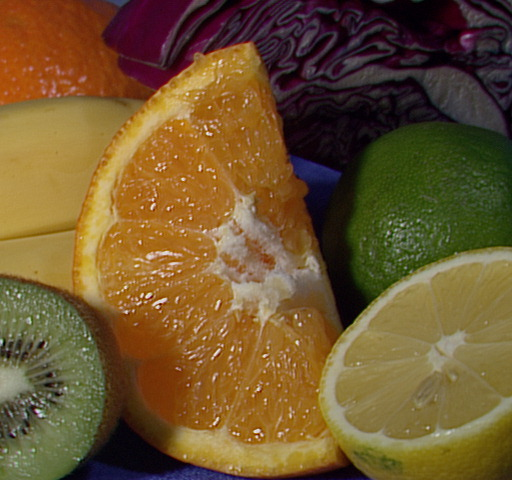
#> input picture curriculum/sample_data/fruits.jpg, 512 x 480 px
$ python 04_kmeans_segmentation.py
#> lines starting #> are read from the running program, lines starting #| are printed output that depends on the picture; after the words box and inside, x2 and y2 are one past the last pixel; in counts of white or black regions, pixels touching at a corner belong together
### curriculum/sample_data/download_samples.py
"""
Sample Data Downloader
======================
Downloads real sample images and videos for OpenCV tutorials.

Sources:
- OpenCV GitHub samples
- Public domain images

Usage:
    python download_samples.py           # Download all samples
    python download_samples.py --check   # Check which samples exist
"""

import os
import urllib.request
import sys

# Sample data directory
SAMPLE_DIR = os.path.dirname(os.path.abspath(__file__))

# Sample files to download from OpenCV GitHub
OPENCV_SAMPLES_BASE = "https://raw.githubusercontent.com/opencv/opencv/4.x/samples/data/"

SAMPLE_FILES = {
    # Basic images
    "lena.jpg": OPENCV_SAMPLES_BASE + "lena.jpg",
    "fruits.jpg": OPENCV_SAMPLES_BASE + "fruits.jpg",
    "baboon.jpg": OPENCV_SAMPLES_BASE + "baboon.jpg",
    "building.jpg": OPENCV_SAMPLES_BASE + "building.jpg",
    "starry_night.jpg": OPENCV_SAMPLES_BASE + "starry_night.jpg",
    "butterfly.jpg": OPENCV_SAMPLES_BASE + "butterfly.jpg",

    # Face detection
    "lena_face.jpg": OPENCV_SAMPLES_BASE + "lena.jpg",
    "messi5.jpg": OPENCV_SAMPLES_BASE + "messi5.jpg",

    # Feature matching
    "box.png": OPENCV_SAMPLES_BASE + "box.png",
    "box_in_scene.png": OPENCV_SAMPLES_BASE + "box_in_scene.png",
    "blox.jpg": OPENCV_SAMPLES_BASE + "blox.jpg",

    # Template matching
    "lena_tmpl.jpg": OPENCV_SAMPLES_BASE + "lena_tmpl.jpg",

    # Calibration
    "left01.jpg": OPENCV_SAMPLES_BASE + "left01.jpg",
    "left02.jpg": OPENCV_SAMPLES_BASE + "left02.jpg",
    "right01.jpg": OPENCV_SAMPLES_BASE + "right01.jpg",
    "right02.jpg": OPENCV_SAMPLES_BASE + "right02.jpg",
    "chessboard.png": OPENCV_SAMPLES_BASE + "chessboard.png",

    # Text/Document/OCR
    "imageTextN.png": OPENCV_SAMPLES_BASE + "imageTextN.png",
    "imageTextR.png": OPENCV_SAMPLES_BASE + "imageTextR.png",
    "licenseplate_motion.jpg": OPENCV_SAMPLES_BASE + "licenseplate_motion.jpg",
    "text_defocus.jpg": OPENCV_SAMPLES_BASE + "text_defocus.jpg",

    # Morphology (note: j.png may not be available in newer OpenCV versions)

    # Shapes and contours
    "pic1.png": OPENCV_SAMPLES_BASE + "pic1.png",
    "pic2.png": OPENCV_SAMPLES_BASE + "pic2.png",
    "pic3.png": OPENCV_SAMPLES_BASE + "pic3.png",
    "pic4.png": OPENCV_SAMPLES_BASE + "pic4.png",
    "pic5.png": OPENCV_SAMPLES_BASE + "pic5.png",
    "pic6.png": OPENCV_SAMPLES_BASE + "pic6.png",

    # Gradient/edges
    "sudoku.png": OPENCV_SAMPLES_BASE + "sudoku.png",

    # Histogram
    "home.jpg": OPENCV_SAMPLES_BASE + "home.jpg",

    # Image stitching / Panorama
    "Blender_Suzanne1.jpg": OPENCV_SAMPLES_BASE + "Blender_Suzanne1.jpg",
    "Blender_Suzanne2.jpg": OPENCV_SAMPLES_BASE + "Blender_Suzanne2.jpg",
    "boat1.jpg": OPENCV_SAMPLES_BASE + "boat1.jpg",
    "boat2.jpg": OPENCV_SAMPLES_BASE + "boat2.jpg",
    "boat3.jpg": OPENCV_SAMPLES_BASE + "boat3.jpg",
    "boat4.jpg": OPENCV_SAMPLES_BASE + "boat4.jpg",
    "boat5.jpg": OPENCV_SAMPLES_BASE + "boat5.jpg",
    "boat6.jpg": OPENCV_SAMPLES_BASE + "boat6.jpg",

    # Machine Learning
    "digits.png": OPENCV_SAMPLES_BASE + "digits.png",  # 5000 handwritten digits (20x20 each)

    # Videos
    "vtest.avi": OPENCV_SAMPLES_BASE + "vtest.avi",
}

# Alternative sources for common test images (if OpenCV samples are unavailable)
ALT_SOURCES = {
    # Additional images can be added here if needed
}

# Multi-View / SFM Images
# ETH3D Dataset preview images (outdoor scenes for feature matching & SFM)
# https://www.eth3d.net/datasets
ETH3D_BASE = "https://www.eth3d.net/img/"

MULTIVIEW_IMAGES = {
    # Building facade - excellent for feature matching and SFM
    "facade_view1.jpg": ETH3D_BASE + "dslr_facade.jpg",

    # Courtyard - outdoor scene with good features
    "courtyard_view1.jpg": ETH3D_BASE + "dslr_courtyard.jpg",

    # Terrace - outdoor with depth variation
    "terrace_view1.jpg": ETH3D_BASE + "dslr_terrace.jpg",

    # Playground - outdoor with structures
    "playground_view1.jpg": ETH3D_BASE + "dslr_playground.jpg",

    # Relief sculpture - good texture for matching
    "relief_view1.jpg": ETH3D_BASE + "dslr_relief.jpg",
}

# Middlebury Stereo Benchmark Datasets
# https://vision.middlebury.edu/stereo/data/
MIDDLEBURY_BASE = "https://vision.middlebury.edu/stereo/data/"

STEREO_DATASETS = {
    # Tsukuba (2001) - Classic stereo benchmark, 384x288
    "tsukuba_left.ppm": MIDDLEBURY_BASE + "scenes2001/data/tsukuba/scene1.row3.col1.ppm",
    "tsukuba_right.ppm": MIDDLEBURY_BASE + "scenes2001/data/tsukuba/scene1.row3.col3.ppm",
    "tsukuba_disp.pgm": MIDDLEBURY_BASE + "scenes2001/data/tsukuba/truedisp.row3.col3.pgm",

    # Cones (2003) - 450x375, complex geometry
    "cones_left.png": MIDDLEBURY_BASE + "scenes2003/newdata/cones/im2.png",
    "cones_right.png": MIDDLEBURY_BASE + "scenes2003/newdata/cones/im6.png",
    "cones_disp.png": MIDDLEBURY_BASE + "scenes2003/newdata/cones/disp2.png",

    # Teddy (2003) - 450x375, teddy bear scene
    "teddy_left.png": MIDDLEBURY_BASE + "scenes2003/newdata/teddy/im2.png",
    "teddy_right.png": MIDDLEBURY_BASE + "scenes2003/newdata/teddy/im6.png",
    "teddy_disp.png": MIDDLEBURY_BASE + "scenes2003/newdata/teddy/disp2.png",
}


# =============================================================================
# MOT / MCMOT - Person Detection & Re-ID Models
# =============================================================================

# YOLOv4-tiny for person detection
# https://github.com/AlexeyAB/darknet
YOLO_MODELS = {
    "yolov4-tiny.weights": "https://github.com/AlexeyAB/darknet/releases/download/yolov4/yolov4-tiny.weights",
    "yolov4-tiny.cfg": "https://raw.githubusercontent.com/AlexeyAB/darknet/master/cfg/yolov4-tiny.cfg",
    "coco.names": "https://raw.githubusercontent.com/pjreddie/darknet/master/data/coco.names",
}

# Person Re-ID Model from OpenCV Zoo
# https://github.com/opencv/opencv_zoo/tree/main/models/person_reid_youtureid
REID_MODELS = {
    "person_reid_youtu_2021nov.onnx": "https://github.com/opencv/opencv_zoo/raw/main/models/person_reid_youtureid/person_reid_youtu_2021nov.onnx",
}

# Test videos for MOT/MCMOT (using OpenCV samples)
MOT_VIDEOS = {
    # OpenCV pedestrian video - good for tracking demos
    "vtest.avi": OPENCV_SAMPLES_BASE + "vtest.avi",
}


# =============================================================================
# Machine Learning - Additional Samples
# =============================================================================

ML_SAMPLES = {
    # Handwritten digits (included in SAMPLE_FILES as digits.png)
    # Additional ML-related images
    "aero1.jpg": OPENCV_SAMPLES_BASE + "aero1.jpg",
    "aero2.jpg": OPENCV_SAMPLES_BASE + "aero2.jpg",
    "aero3.jpg": OPENCV_SAMPLES_BASE + "aero3.jpg",
}


# [119 lines left out: functions download_file, download_all, check_samples, not called in this run]


def get_sample_path(filename):
    """
    Get the full path to a sample file.
    Downloads it if it doesn't exist.

    Usage:
        from sample_data.download_samples import get_sample_path
        img = cv2.imread(get_sample_path("lena.jpg"))
    """
    filepath = os.path.join(SAMPLE_DIR, filename)

    if not os.path.exists(filepath):
        # Try to download
        if filename in SAMPLE_FILES:
            download_file(SAMPLE_FILES[filename], filename)
        elif filename in ALT_SOURCES:
            download_file(ALT_SOURCES[filename], filename)
        elif filename in MULTIVIEW_IMAGES:
            download_file(MULTIVIEW_IMAGES[filename], filename)
        elif filename in STEREO_DATASETS:
            download_file(STEREO_DATASETS[filename], filename)
        elif filename in YOLO_MODELS:
            download_file(YOLO_MODELS[filename], filename)
        elif filename in REID_MODELS:
            download_file(REID_MODELS[filename], filename)
        elif filename in MOT_VIDEOS:
            download_file(MOT_VIDEOS[filename], filename)
        elif filename in ML_SAMPLES:
            download_file(ML_SAMPLES[filename], filename)

    return filepath


# [35 lines left out: function list_available, not called in this run]


# [11 lines that do not run on import are left out]

### curriculum/07_ml/04_kmeans_segmentation.py
"""
Module 9: Machine Learning - K-Means Image Segmentation
=======================================================
K-Means clustering for color-based image segmentation.

Official Docs: https://docs.opencv.org/4.x/d1/d5c/tutorial_py_kmeans_opencv.html

Topics Covered:
1. K-Means Algorithm Review
2. Color Quantization (Reducing Colors)
3. Image Segmentation by Color
4. Choosing K (Elbow Method)
5. Segmentation Applications

Real Data Used:
- fruits.jpg: Color image for segmentation
- butterfly.jpg: Natural image with distinct regions
- baboon.jpg: Complex texture image
"""

import cv2
import numpy as np
import os
import sys

# Add parent directory to path for sample_data imports
sys.path.insert(0, os.path.join(os.path.dirname(__file__), '..'))
from sample_data.download_samples import get_sample_path

print("=" * 60)
print("Module 9: K-Means Image Segmentation")
print("=" * 60)


# =============================================================================
# 1. K-MEANS ALGORITHM REVIEW
# =============================================================================
print("\n--- 1. K-Means Algorithm ---")

kmeans_theory = """
K-Means Clustering Algorithm:

1. Initialize K cluster centroids randomly
2. Repeat until convergence:
   a. Assign each point to nearest centroid
   b. Update centroids as mean of assigned points
3. Return cluster assignments and centroids

For Image Segmentation:
  - Each pixel is a data point in color space (RGB or LAB)
  - K clusters represent K dominant colors
  - Pixels assigned to same cluster have similar colors

OpenCV K-Means Parameters:
  - data: Input data as float32, reshaped to (N, features)
  - K: Number of clusters
  - criteria: Termination criteria (iterations, epsilon)
  - attempts: Number of runs with different initializations
  - flags: Initialization method (KMEANS_PP_CENTERS recommended)
"""
print(kmeans_theory)


# =============================================================================
# 2. COLOR QUANTIZATION
# =============================================================================
print("\n--- 2. Color Quantization ---")


def color_quantization(image, k):
    """
    Reduce number of colors in image using K-Means.

    Args:
        image: BGR image
        k: Number of colors to keep

    Returns:
        Quantized image with only K colors
    """
    # Reshape image to (pixels, 3) for K-Means
    # Each row is a pixel's BGR values
    pixels = image.reshape(-1, 3).astype(np.float32)

    # Define criteria
    criteria = (cv2.TERM_CRITERIA_EPS + cv2.TERM_CRITERIA_MAX_ITER, 100, 0.2)

    # Apply K-Means
    compactness, labels, centers = cv2.kmeans(
        pixels,
        k,
        None,
        criteria,
        attempts=10,
        flags=cv2.KMEANS_PP_CENTERS
    )

    # Convert centers to uint8
    centers = centers.astype(np.uint8)

    # Replace each pixel with its cluster center color
    quantized = centers[labels.flatten()]

    # Reshape back to image dimensions
    quantized = quantized.reshape(image.shape)

    return quantized, labels.reshape(image.shape[:2]), centers


# Load sample image
print("Loading sample image...")
image_path = get_sample_path("fruits.jpg")
original = cv2.imread(image_path)
#> original is the input picture: shape (480, 512, 3); mean B, G, R 46.2, 85.6, 110.8

if original is None:
    print("Could not load fruits.jpg, trying butterfly.jpg...")
    image_path = get_sample_path("butterfly.jpg")
    original = cv2.imread(image_path)

if original is not None:
    # Resize for faster processing
    scale = 0.5
    image = cv2.resize(original, None, fx=scale, fy=scale)
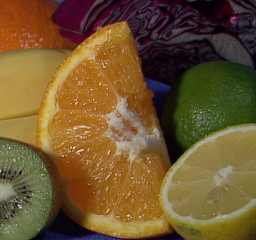
#> image: shape (240, 256, 3); mean B, G, R 46.4, 85.7, 110.9
    print(f"Image size: {image.shape}")
#| Image size: (240, 256, 3)

    # Quantize with different K values
    print("\nColor quantization with different K values:")
    print("-" * 40)

    for k in [2, 4, 8, 16]:
        quantized, labels, centers = color_quantization(image, k)
        unique_colors = len(np.unique(labels))
        print(f"K={k:2d}: {unique_colors} unique colors, centers shape: {centers.shape}")
#> this loop made 4 passes
#> (compactness in color_quantization, centers, unique_colors) on passes 1 to 2: (140832461.8, [[59, 117, 150], [26, 38, 52]], 2), (73246071.1, [[88, 141, 163], [22, 14, 30], [37, 101, 143], [33, 63, 74]], 4)
#> (printed output is left out)
#> pass 1, in color_quantization, `quantized = quantized.reshape(image.shape)`:
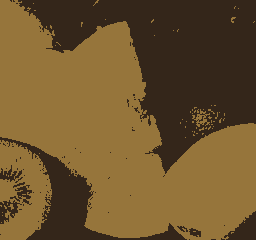
#> quantized: shape (240, 256, 3); mean B, G, R 45.7, 85.2, 110.5
#> pass 1, `quantized, labels, centers = color_quantization(image, k)`:
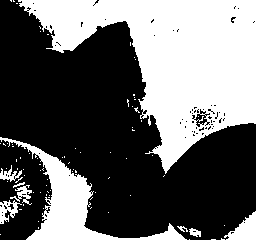
#> labels: shape (240, 256) int32; values 0 (black) and 1 (white), 40.3% white; 83 white regions (74 under 20 px), largest, box (x1, y1, x2, y2) and area: (18, 0, 256, 174) 19400, (0, 137, 187, 240) 3992, (224, 211, 256, 240) 495
#> pass 2, `quantized, labels, centers = color_quantization(image, k)`:
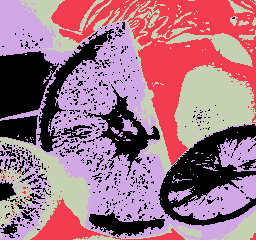
#> labels: shape (240, 256) int32; 4 distinct labels, from 0 to 3; one colour per label, 0 black
#> after the loop:
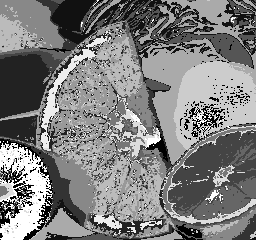
#> labels: shape (240, 256) int32; min 0, max 15, mean 7.38; drawn with min black and max white
else:
    print("Could not load any sample image")
    image = None


# =============================================================================
# 3. IMAGE SEGMENTATION BY COLOR
# =============================================================================
print("\n--- 3. Image Segmentation ---")


def segment_image(image, k, use_lab=True):
    """
    Segment image into K regions based on color similarity.

    Args:
        image: BGR image
        k: Number of segments
        use_lab: If True, convert to LAB color space first

    Returns:
        segmented: Colored by segment
        labels: Segment map
        masks: List of binary masks for each segment
    """
#> called with k = 4, use_lab = True
    # Optional: Convert to LAB for perceptually uniform distance
    if use_lab:
        img_for_kmeans = cv2.cvtColor(image, cv2.COLOR_BGR2LAB)
#> img_for_kmeans: shape (240, 256, 3); mean of channels 0, 1, 2 96.8, 133.9, 153.4
    else:
        img_for_kmeans = image.copy()

    # Reshape to (pixels, 3)
    pixels = img_for_kmeans.reshape(-1, 3).astype(np.float32)

    # K-Means
    criteria = (cv2.TERM_CRITERIA_EPS + cv2.TERM_CRITERIA_MAX_ITER, 100, 0.2)
    compactness, labels, centers = cv2.kmeans(
        pixels, k, None, criteria, 10, cv2.KMEANS_PP_CENTERS
    )
#> compactness = 27584636; centers = [[155.3, 129.9, 160.9], [20.43, 138.3, 125], [72.01, 128.6, 151.4], [119.3, 137.1, 166.4]]

    labels = labels.reshape(image.shape[:2])
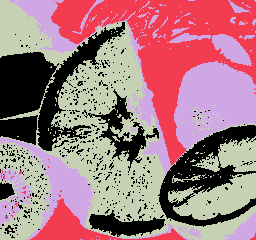
#> labels: shape (240, 256) int32; 4 distinct labels, from 0 to 3; one colour per label, 0 black

    # Create colored segmentation map
    # Assign distinct colors to each segment
    colors = [
        (255, 0, 0),     # Blue
        (0, 255, 0),     # Green
        (0, 0, 255),     # Red
        (255, 255, 0),   # Cyan
        (255, 0, 255),   # Magenta
        (0, 255, 255),   # Yellow
        (128, 0, 128),   # Purple
        (0, 128, 128),   # Teal
    ]

    segmented = np.zeros_like(image)
    masks = []

    for i in range(k):
        mask = (labels == i).astype(np.uint8)
        masks.append(mask)
        color = colors[i % len(colors)]
        segmented[mask == 1] = color
#> this loop made 4 passes
#> pass 3, in segment_image, `mask = (labels == i).astype(np.uint8)`:
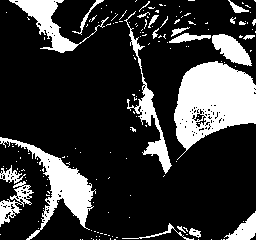
#> mask: shape (240, 256); values 0 (black) and 1 (white), 21.2% white; 170 white regions (149 under 20 px), largest, box (x1, y1, x2, y2) and area: (174, 61, 256, 160) 4874, (0, 137, 96, 240) 2414, (9, 0, 109, 53) 1324
#> after the loop, masks = 4 items
#> (the rest of the program and of its run is left out)
